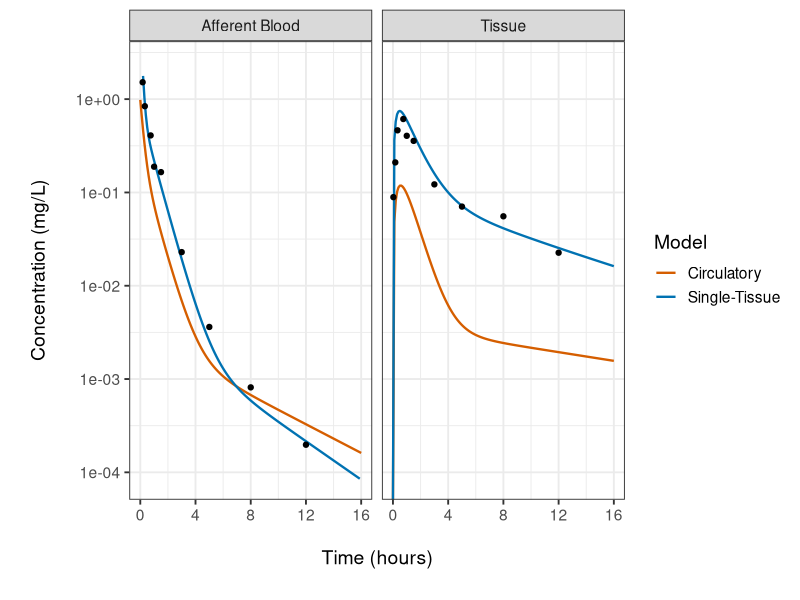

The R source for this figure: (Note: this script raises an error after producing the figure.)
# Testing idea about mean concentrations
  rm(list = ls(all = T))
  
# First load libraries
  library(plyr)
  library(ggplot2)
  library(stringr)
  library(cowplot)
  
# Set ggplot2 theme
  theme_bw2 <- theme_set(theme_bw(base_size = 14))
  theme_update(plot.title = element_text(hjust = 0.5))
  
# Define forcing functions
  tissue1obs <- function(t) {  # based
    exp(-3.95E-3*t - 5.6) + exp(-2.09E-2*t - 0.285) + 
    exp(-0.14*t + 1.85) + exp(-4.16*t + 4.39)
  }
  tissue1est1 <- function(t) {
    exp(-2.95E-3*t - 5.9) + exp(-2.09E-2*t - 1.48) + 
    exp(-0.08*t - 0.285)
  }
  tissue1est2 <- function(t) {
    exp(-3.95E-3*t - 5.6) + exp(-2.09E-2*t - 0.285) + 
    exp(-0.14*t + 1.85) + exp(-4.16*t + 4.39)
  }
  
  tissue2obs <- function(t) {
    exp(-3.95E-4*t - 5.60) + exp(-2.09E-3*t - 2.286) +
    exp(-0.02*t + 0.25) - exp(-0.05*t)*sum(exp(c(-5.6, -2.286, 0.25)))
  }
  tissue2est1 <- function(t) {
    exp(-8.95E-4*t - 5.60) + exp(-7.09E-2*t - 2.286) +
    exp(-0.02*t - 0.95) - exp(-0.05*t)*sum(exp(c(-5.6, -2.286, -0.95)))
  }
  tissue2est2 <- function(t) {
    exp(-3.95E-4*t - 5.60) + exp(-2.09E-3*t - 2.286) +
    exp(-0.015*t + 0.25) - exp(-0.07*t)*sum(exp(c(-5.6, -2.286, 0.25)))
  }
  
# Create data for observed data
  set.seed(1337)
  obstime <- c(0.03, 0.17, 0.33, 0.75, 1, 1.5, 3, 5, 8, 12)
  obsdata <- data.frame(TIME = rep(obstime, 2))
  ERR <- (1+rnorm(n = length(obstime)*2, mean = 0, sd = 0.2))
  obsdata$OBS <- c(tissue1obs(obstime*60), tissue2obs(obstime*60))*ERR
  obsdata$TIS <- rep(c("Afferent Blood", "Tissue"), each = length(obstime))
  
# Create data for model predictions
  esttime <- seq(0, 16, by = 0.1)
  estdata <- data.frame(TIME = rep(esttime, 2))
  estdata$EST1 <- c(tissue1est1(esttime*60), tissue1est2(esttime*60))
  estdata$EST2 <- c(tissue2est1(esttime*60), tissue2est2(esttime*60))
  estdata$MOD <- rep(c("Circulatory", "Single-Tissue"), each = length(esttime))
  estdata$TIS1 <- "Afferent Blood"
  estdata$TIS2 <- "Tissue"
  
# Combine data for plotting
  plotdata <- data.frame(TIME = rep(estdata$TIME, 2))
  plotdata$EST <- c(estdata$EST1, estdata$EST2)
  plotdata$MOD <- rep(estdata$MOD, 2)
  plotdata$TIS <- c(estdata$TIS1, estdata$TIS2)
  
# Define colourblind-friendly palette
  cbpalette <- c("#D55E00", "#0072B2", "#009E73")  # red, blue, green
  
# Create plot
  p <- NULL
  p <- ggplot()
  p <- p + geom_line(aes(x = TIME, y = EST, colour = MOD), 
    data = plotdata, size = 0.8)
  p <- p + geom_point(aes(x = TIME, y = OBS), data = obsdata)
  p <- p + scale_colour_manual("Model", values = cbpalette)
  p <- p + scale_y_log10("\nConcentration (mg/L)\n", lim = c(8.5E-5, 2.5))
  p <- p + scale_x_continuous("\nTime (hours)\n", breaks = 0:4*4)
  p <- p + facet_wrap(~TIS)
  p
  
# Produce Figure1 for the MoBi methods paper
  ggsave("produced_data/mobi_paper_intro3.png", width = 17.4, height = 10.4,
    units = c("cm"))
  ggsave("produced_data/Figure1.eps", width = 17.4, height = 10.4,
    units = c("cm"), dpi = 1200, device = cairo_ps, fallback_resolution = 1200)

